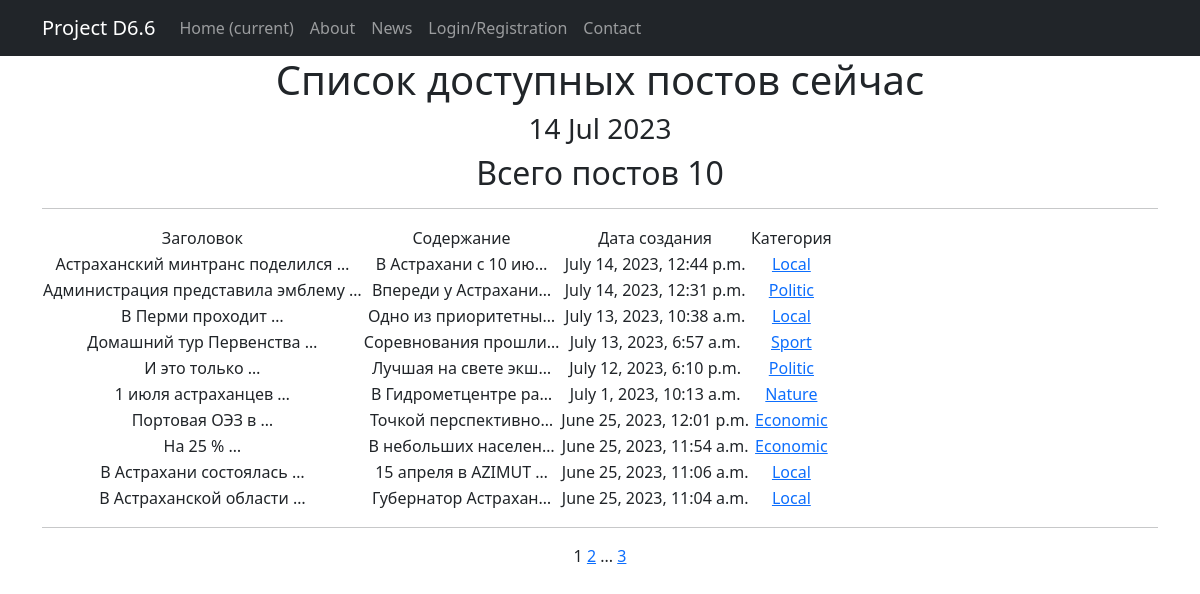
Page /news/ on the committed database.
### news/models.py (models this page shows, shortened)
class Post(models.Model):  # класс Post
    news = 'NE'
    article = 'AR'
    CATSELECT = [
        (news, 'Новость'),
        (article, 'Статья')
    ]
    objects = None
    author = models.ForeignKey(Author, on_delete=models.CASCADE)  # связь «один ко многим» с моделью Author
    time_in = models.DateTimeField(auto_now_add=True)  # автоматическое присвоение даты и времени создания
    title = models.CharField(max_length=255)  # длина заголовка
    choice_field = models.CharField(max_length=2, choices=CATSELECT)  # поле выбора категории новость/статья
    content = models.TextField()  # содержание статьи/новости
    rating = models.IntegerField(default=0)  # рейтинг статьи/новости
    category = models.ManyToManyField(Category, through='PostCategory', related_name='PostCategory')  # связь «многие ко многим» с моделью Category (с дополнительной моделью PostCategory)

class Category(models.Model):  # класс Категорий
    objects = None
    name = models.CharField(max_length=128, unique=True)  # максмиальная длина 128 знаков, уникальное поле
    subscribers = models.ManyToManyField(User, blank=True, related_name='categories')
    def __str__(self):
        return self.name.title()

### news/views.py (the view)
# urls.py: path('', PostList.as_view(), name='post_list'),
class PostList(ListView):
    model = Post
    ordering = '-time_in'
    template_name = 'posts.html'
    context_object_name = 'posts'
    paginate_by = 10  # вот так мы можем указать количество записей на странице
    def get_queryset(self):
        queryset = super().get_queryset()
        self.filterset = PostFilter(self.request.GET, queryset)
        return self.filterset.qs
    def get_context_data(self, **kwargs):
        context = super().get_context_data(**kwargs)
        context['time_in'] = datetime.utcnow()
        context['categories'] = Category.objects.all()
        return context

### news/templatetags/custom_filters.py (called while the page is built)
@register.filter()
def censor(value, censored_words=BAD_WORDS, symbols=SYMBOLS):
    if isinstance(value, str):
        for i in value.split():
            count = 0
            if not i.isalnum():
                for j in symbols:
                    if j in i:
                        count += 1
            if i[:len(i) - count].lower() in censored_words:
                value = value.replace(i[:len(i) - count], i[0] + '*' * (len(i) - 1 - count))
    else:
        try:
            raise AttributeError
        except AttributeError:
            print("AttributeError")
    return value

### templates/posts.html (shortened to what this page needs)
{% extends 'flatpages/default.html' %}
{% load static %}
{% load custom_filters %}
{% block content %}
<link rel="stylesheet" type='text/css' href="{% static 'css/styles.css' %}">
   <h1>Список доступных постов сейчас</h1>
   <h3>{{ time_in|date:'d M Y' }}</h3>
   <h2>Всего постов {{ posts|length }}</h2>
   <hr>
   {% if posts %}
       <table>
           <tr class="table-head">
               <td>Заголовок</td>
               <td>Содержание</td>
               <td>Дата создания</td>
               <td>Категория</td>
           </tr>
           {% for post in posts %}
		   <tr>
               <td>{{ post.title|censor|truncatewords:3 }}</td>
               <td>{{ post.content|censor|truncatechars:20 }}</td>
               <td>{{ post.time_in }}</td>
               <td>{% for category in post.category.all %}
                   <a href="{% url 'categories' category.id%}"> {{ category }}</a>
                   {% endfor %}
                </td>
		   </tr>
		   {% endfor %}
       </table>
   {% else %}
       <h2>Сообщений нет!</h2>
   {% endif %}
<hr>
   {{ page_obj.number }}
   {% if page_obj.has_next %}
       <a href="?page={{ page_obj.next_page_number }}">{{ page_obj.next_page_number }}</a>
       {% if paginator.num_pages != page_obj.next_page_number %}
           ...
           <a href="?page={{ page_obj.paginator.num_pages }}">{{ page_obj.paginator.num_pages }}</a>
       {% endif %}
   {% endif %}
{% endblock content %}

### rows in the picture
Post: title|censor "Астраханский минтранс поделился …", content|censor "В Астрахани с 10 ию…", time_in "July 14, 2023, 12:44 p.m."
Category: name "Local"
Post: title|censor "Администрация представила эмблему …", content|censor "Впереди у Астрахани…", time_in "July 14, 2023, 12:31 p.m."
Category: name "Politic"
Post: title|censor "В Перми проходит …", content|censor "Одно из приоритетны…", time_in "July 13, 2023, 10:38 a.m."
Post: title|censor "Домашний тур Первенства …", content|censor "Соревнования прошли…", time_in "July 13, 2023, 6:57 a.m."
Category: name "Sport"
Post: title|censor "И это только …", content|censor "Лучшая на свете экш…", time_in "July 12, 2023, 6:10 p.m."
Post: title|censor "1 июля астраханцев …", content|censor "В Гидрометцентре ра…", time_in "July 1, 2023, 10:13 a.m."
Category: name "Nature"
Post: title|censor "Портовая ОЭЗ в …", content|censor "Точкой перспективно…", time_in "June 25, 2023, 12:01 p.m."
Category: name "Economic"
Post: title|censor "На 25 % …", content|censor "В небольших населен…", time_in "June 25, 2023, 11:54 a.m."
Post: title|censor "В Астрахани состоялась …", content|censor "15 апреля в AZIMUT …", time_in "June 25, 2023, 11:06 a.m."
Post: title|censor "В Астраханской области …", content|censor "Губернатор Астрахан…", time_in "June 25, 2023, 11:04 a.m."

### other values in the picture
{{ time_in|date:'d M Y' }} "14 Jul 2023"
{{ posts|length }} "10"
{{ page_obj.number }} "1"
{{ page_obj.next_page_number }} "2"
{{ page_obj.paginator.num_pages }} "3"
